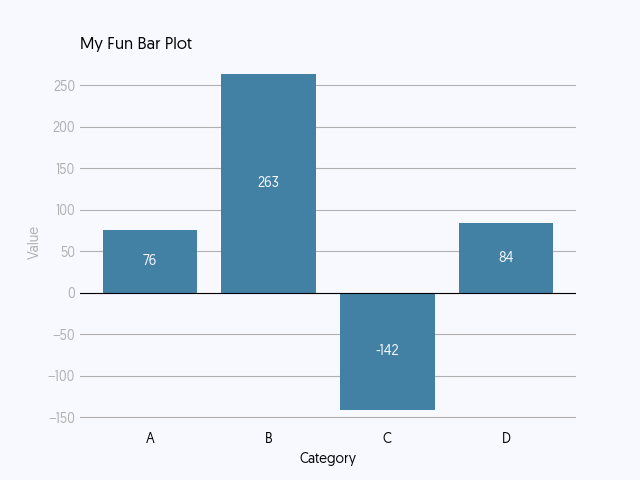

Generate this figure with Python:
from pathlib import Path

import matplotlib.pyplot as plt


plt.style.use(Path(r'./common-style.mplstyle').absolute().as_uri())

fig, ax = plt.subplots()

ax.bar(x=['A', 'B', 'C', 'D'], height=[76, 263, -142, 84], zorder=2)

ax.set_xlabel('Category')
ax.set_ylabel('Value')

ax.grid(axis='y', zorder=1)

for spine in ax.spines.values():
    spine.set_visible(False)

ax.axhline(
    c=plt.rcParams['axes.edgecolor'], 
    lw=plt.rcParams['axes.linewidth']
)

ax.tick_params(length=0)


for patch in ax.patches:
    ax.annotate(
        patch.get_height(), 
        (patch.get_x() + patch.get_width()/2, patch.get_height()/2), 
        ha='center', va='center', c=plt.rcParams['axes.facecolor']
    )

ax.tick_params(axis='y', labelcolor=plt.rcParams['grid.color'])
ax.set_ylabel('Value', color=plt.rcParams['grid.color'])

ax.set_title('My Fun Bar Plot', loc='left')

plt.savefig(Path(__file__).with_suffix('.png'))
